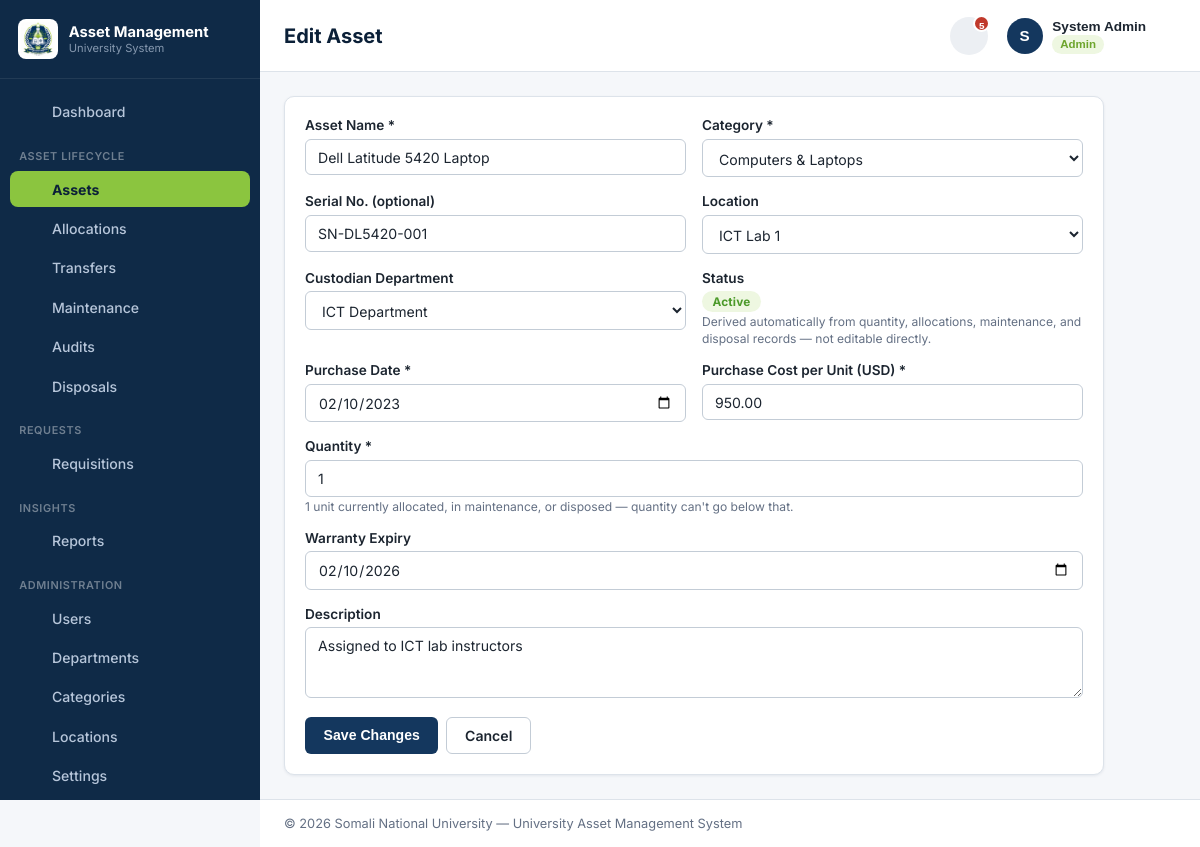
Page /modules/assets/edit.php?id=1 (signed in) on the committed database.
### tables this page shows
CREATE TABLE assets (
    asset_id         INT AUTO_INCREMENT PRIMARY KEY,
    name             VARCHAR(150) NOT NULL,
    category_id      INT NOT NULL,
    serial_no        VARCHAR(100) NULL,
    location_id      INT NULL,
    department_id    INT NULL COMMENT 'current custodian department',
    purchase_date    DATE NOT NULL,
    purchase_cost    DECIMAL(12,2) NOT NULL COMMENT 'cost per unit',
    quantity         INT NOT NULL DEFAULT 1 COMMENT 'total physical units this record represents',
    warranty_expiry  DATE NULL,
    status           ENUM('active','under_repair','disposed') NOT NULL DEFAULT 'active',
    description      TEXT NULL,
    created_at       TIMESTAMP NOT NULL DEFAULT CURRENT_TIMESTAMP,
    updated_at       TIMESTAMP NOT NULL DEFAULT CURRENT_TIMESTAMP ON UPDATE CURRENT_TIMESTAMP,
    CONSTRAINT fk_assets_category FOREIGN KEY (category_id) REFERENCES categories(category_id)
        ON UPDATE CASCADE ON DELETE RESTRICT,
    CONSTRAINT fk_assets_location FOREIGN KEY (location_id) REFERENCES locations(location_id)
        ON UPDATE CASCADE ON DELETE SET NULL,
    CONSTRAINT fk_assets_department FOREIGN KEY (department_id) REFERENCES departments(department_id)
        ON UPDATE CASCADE ON DELETE SET NULL
);

CREATE TABLE categories (
    category_id    INT AUTO_INCREMENT PRIMARY KEY,
    category_name  VARCHAR(100) NOT NULL UNIQUE,
    description    TEXT NULL,
    created_at     TIMESTAMP NOT NULL DEFAULT CURRENT_TIMESTAMP,
    updated_at     TIMESTAMP NOT NULL DEFAULT CURRENT_TIMESTAMP ON UPDATE CURRENT_TIMESTAMP
);

CREATE TABLE locations (
    location_id    INT AUTO_INCREMENT PRIMARY KEY,
    location_name  VARCHAR(100) NOT NULL,
    building       VARCHAR(100) NULL COMMENT 'legacy free-text, kept for compatibility; prefer building_id',
    building_id    INT NULL,
    floor          VARCHAR(50) NULL,
    room           VARCHAR(50) NULL,
    created_at     TIMESTAMP NOT NULL DEFAULT CURRENT_TIMESTAMP,
    updated_at     TIMESTAMP NOT NULL DEFAULT CURRENT_TIMESTAMP ON UPDATE CURRENT_TIMESTAMP,
    CONSTRAINT fk_locations_building FOREIGN KEY (building_id) REFERENCES buildings(building_id)
        ON UPDATE CASCADE ON DELETE SET NULL
);

CREATE TABLE departments (
    department_id    INT AUTO_INCREMENT PRIMARY KEY,
    department_name  VARCHAR(100) NOT NULL,
    head_id           INT NULL,
    location          VARCHAR(150) NULL,
    created_at        TIMESTAMP NOT NULL DEFAULT CURRENT_TIMESTAMP,
    updated_at        TIMESTAMP NOT NULL DEFAULT CURRENT_TIMESTAMP ON UPDATE CURRENT_TIMESTAMP
);

### modules/assets/_form.php (the view, shortened to what this page needs)
<form method="post" action="" novalidate>
    <div class="form-row">
        <div class="form-group">
            <label for="name">Asset Name *</label>
            <input type="text" id="name" name="name" required value="<?= e($asset['name'] ?? '') ?>">
        </div>
        <div class="form-group">
            <label for="category_id">Category *</label>
            <select id="category_id" name="category_id" required>
                <?php foreach ($categories as $c): ?>
                    <option value="<?= $c['category_id'] ?>" <?= (string) ($asset['category_id'] ?? '') === (string) $c['category_id'] ? 'selected' : '' ?>><?= e($c['category_name']) ?></option>
                <?php endforeach; ?>
            </select>
        </div>
    </div>
    <div class="form-row">
        <div class="form-group">
            <label for="serial_no">Serial No. (optional)</label>
            <input type="text" id="serial_no" name="serial_no" value="<?= e($asset['serial_no'] ?? '') ?>">
        </div>
        <div class="form-group">
            <label for="location_id">Location</label>
            <select id="location_id" name="location_id">
                <?php foreach ($locations as $l): ?>
                    <option value="<?= $l['location_id'] ?>" <?= (string) ($asset['location_id'] ?? '') === (string) $l['location_id'] ? 'selected' : '' ?>><?= e($l['location_name']) ?></option>
                <?php endforeach; ?>
            </select>
        </div>
    </div>
    <div class="form-row">
        <div class="form-group">
            <label for="department_id">Custodian Department</label>
            <select id="department_id" name="department_id">
                <?php foreach ($departments as $d): ?>
                    <option value="<?= $d['department_id'] ?>" <?= (string) ($asset['department_id'] ?? '') === (string) $d['department_id'] ? 'selected' : '' ?>><?= e($d['department_name']) ?></option>
                <?php endforeach; ?>
            </select>
        </div>
        <div class="form-group">
            <label>Status</label>
            <div><?= statusBadge($asset['status'] ?? 'active') ?></div>
            <small class="text-muted">Derived automatically from quantity, allocations, maintenance, and disposal records — not editable directly.</small>
        </div>
    </div>
    <div class="form-row">
        <div class="form-group">
            <label for="purchase_date">Purchase Date *</label>
            <input type="date" id="purchase_date" name="purchase_date" required value="<?= e($asset['purchase_date'] ?? '') ?>">
        </div>
        <div class="form-group">
            <label for="purchase_cost">Purchase Cost per Unit (USD) *</label>
            <input type="number" id="purchase_cost" name="purchase_cost" step="0.01" min="0" required value="<?= e($asset['purchase_cost'] ?? '') ?>">
        </div>
    </div>
    <div class="form-row">
        <div class="form-group">
            <label for="quantity">Quantity *</label>
            <input type="number" id="quantity" name="quantity" step="1" min="<?= max(1, (int) ($committedQuantity ?? 1)) ?>" required value="<?= e($asset['quantity'] ?? '1') ?>">
            <?php if (!empty($committedQuantity)): ?>
                <small class="text-muted"><?= (int) $committedQuantity ?> unit<?= $committedQuantity == 1 ? '' : 's' ?> currently allocated, in maintenance, or disposed — quantity can't go below that.</small>
            <?php endif; ?>
        </div>
    </div>
    <div class="form-row">
        <div class="form-group">
            <label for="warranty_expiry">Warranty Expiry</label>
            <input type="date" id="warranty_expiry" name="warranty_expiry" value="<?= e($asset['warranty_expiry'] ?? '') ?>">
        </div>
    </div>
    <div class="form-group">
        <label for="description">Description</label>
        <textarea id="description" name="description" rows="3"><?= e($asset['description'] ?? '') ?></textarea>
    </div>
    <div class="d-flex gap-1">
        <button type="submit" class="btn btn-primary"><?= isset($asset['asset_id']) ? 'Save Changes' : 'Add Asset' ?></button>
        <a href="<?= APP_URL ?>/modules/assets/list.php" class="btn btn-outline">Cancel</a>
    </div>
</form>

### includes/functions.php (shortened to what this page needs)
<?php
function e($value): string
{
    return htmlspecialchars((string) $value, ENT_QUOTES, 'UTF-8');
}
function statusBadge(?string $status): string
{
    $key = strtolower($status);
    $success = ['active', 'found', 'approved', 'completed', 'issued', 'returned', 'success'];
    $warning = ['under_repair', 'pending', 'in_progress', 'repair'];
    $danger  = ['disposed', 'missing', 'rejected', 'damaged', 'inactive', 'failed'];
    if (in_array($key, $success, true)) {
        $class = 'badge-success';
    } elseif (in_array($key, $warning, true)) {
        $class = 'badge-warning';
    } elseif (in_array($key, $danger, true)) {
        $class = 'badge-danger';
    } else {
        $class = 'badge-neutral';
    }
    $label = ucwords(str_replace('_', ' ', $status));
    return '<span class="badge ' . $class . '">' . e($label) . '</span>';
}
function icon(string $name, string $class = ''): string
{
    $path = $paths[$name] ?? '';
    return '<svg class="icon ' . e($class) . '" viewBox="0 0 24 24" fill="none" stroke="currentColor" stroke-width="1.8" stroke-linecap="round" stroke-linejoin="round" aria-hidden="true">' . $path . '</svg>';
}
function sumCommittedQuantity(PDO $pdo, string $table, int $assetId, string $statusColumn, array $statuses): int
{
    $placeholders = implode(',', array_fill(0, count($statuses), '?'));
    $stmt = $pdo->prepare(
        "SELECT COALESCE(SUM(quantity),0) FROM $table WHERE asset_id = ? AND $statusColumn IN ($placeholders)"
    );
    $stmt->execute(array_merge([$assetId], $statuses));
    return (int) $stmt->fetchColumn();
}
function getAvailableQuantity(PDO $pdo, int $assetId): int
{
    $stmt = $pdo->prepare('SELECT quantity FROM assets WHERE asset_id = :id');
    $stmt->execute(['id' => $assetId]);
    $total = (int) $stmt->fetchColumn();
    $allocated   = sumCommittedQuantity($pdo, 'asset_assigned', $assetId, 'status', ['active']);
    $maintenance = sumCommittedQuantity($pdo, 'asset_maintenance', $assetId, 'status', ['pending', 'in_progress']);
    $disposed    = sumCommittedQuantity($pdo, 'asset_disposals', $assetId, 'status', ['approved']);
    return $total - $allocated - $maintenance - $disposed;
}

### static/css/style.css (style rules this page uses)
:root { --color-sidebar-bg: #0f2a47; --color-sidebar-bg-active: #16385e; --color-sidebar-text: #b7c6da; --color-sidebar-text-active: #ffffff; --color-primary: #14375e; --color-primary-dark: #0b2038; --color-primary-light: #e8edf3; --color-accent: #8bc53f; --color-accent-dark: #6ea52d; --color-accent-light: #eef7e1; --color-white: #ffffff; --color-gray-50: #f5f7fa; --color-gray-100: #eceff3; --color-gray-200: #dde3ea; --color-gray-300: #c3ccd6; --color-gray-500: #7c8898; --color-gray-700: #444e5c; --color-text: #1c2530; --color-text-muted: #647084; --color-success: #4c9a2a; --color-success-bg: #eef7e1; --color-warning: #c9861a; --color-warning-bg: #fbf0dd; --color-danger: #c0392b; --color-danger-bg: #fbe9e7; --color-neutral-bg: #eceff3; --radius: 10px; --shadow-sm: 0 1px 3px rgba(15, 42, 71, 0.08); --shadow-md: 0 8px 24px rgba(15, 42, 71, 0.14); --sidebar-width: 260px; }
* { box-sizing: border-box; }
body { margin: 0; font-family: 'Inter', 'Segoe UI', Tahoma, Geneva, Verdana, sans-serif; background: var(--color-gray-50); color: var(--color-text); font-size: 14.5px; }
a { color: var(--color-primary); text-decoration: none; }
.icon { width: 1.15em; height: 1.15em; vertical-align: -0.2em; flex-shrink: 0; }
.caret .icon { width: 0.9em; height: 0.9em; }
.btn { display: inline-flex; align-items: center; justify-content: center; gap: 0.4rem; padding: 0.55rem 1.1rem; border-radius: 6px; border: 1px solid transparent; font-size: 0.88rem; font-weight: 600; cursor: pointer; text-decoration: none; }
.btn-primary { background: var(--color-primary); color: #fff; }
.btn-outline { background: transparent; border-color: var(--color-gray-300); color: var(--color-text); }
.form-group { margin-bottom: 1rem; }
.form-row { display: grid; grid-template-columns: repeat(auto-fit, minmax(220px, 1fr)); gap: 1rem; }
label { display: block; font-size: 0.85rem; font-weight: 600; margin-bottom: 0.35rem; color: var(--color-text); }
input[type="text"], input[type="email"], input[type="password"], input[type="number"], input[type="date"], input[type="search"], select, textarea { width: 100%; padding: 0.55rem 0.75rem; border: 1px solid var(--color-gray-300); border-radius: 6px; font-size: 0.88rem; font-family: inherit; background: var(--color-white); color: var(--color-text); }
.badge { display: inline-block; padding: 0.22rem 0.65rem; border-radius: 20px; font-size: 0.74rem; font-weight: 700; letter-spacing: 0.2px; }
.badge-success { background: var(--color-success-bg); color: var(--color-success); }
.text-muted { color: var(--color-text-muted); }
.d-flex { display: flex; }
.gap-1 { gap: 0.5rem; }

### rows in the picture
assets: name "Dell Latitude 5420 Laptop", category_id "Computers & Laptops", serial_no "SN-DL5420-001", location_id "ICT Lab 1", department_id "ICT Department", status "Active", purchase_date "02/10/2023", purchase_cost "950.00", quantity "1", warranty_expiry "02/10/2026", description "Assigned to ICT lab instructors"

### other values in the picture
t('brand.title') "Asset Management"
t('brand.subtitle') "University System"
$label "Dashboard Assets Allocations Transfers Maintenance Audits Disposals Requisitions Reports Users Departments Categories Locations Settings"
t('nav.section.assets') "ASSET LIFECYCLE"
t('nav.section.requests') "REQUESTS"
t('nav.section.insights') "INSIGHTS"
t('nav.section.admin') "ADMINISTRATION"
$pageTitle "Edit Asset"
$bellTotal "5"
mb_strtoupper(mb_substr($user['name'] ?? 'A', 0, 1)) "S"
$user['name'] "System Admin"
$user['role_name'] "Admin"
$committedQuantity "1"
$uniName "Somali National University"
t('footer.system_name') "University Asset Management System"
